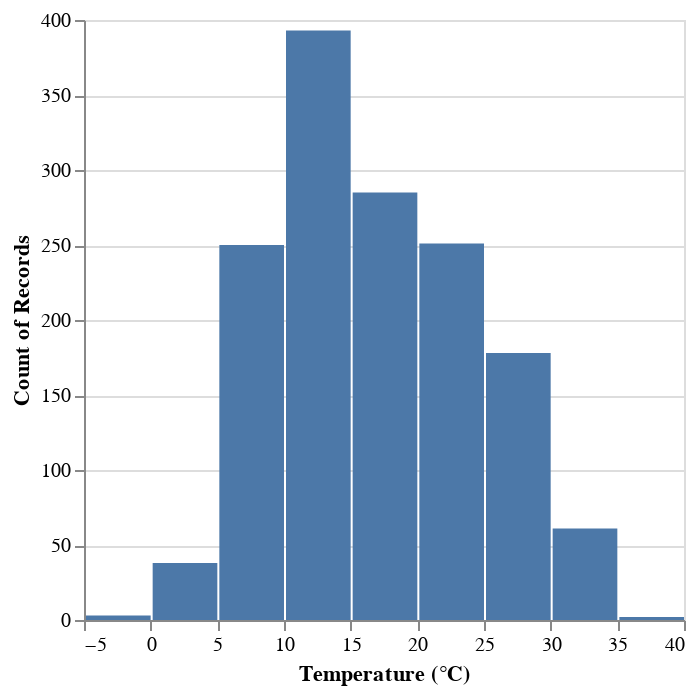

Notebook code for this chart:
### Code cell
alt.Chart(weather_pl).mark_bar().transform_filter(
    'datum.location == "Seattle"'
).encode(
    alt.X('temp_max:Q', bin=True, title='Temperature (°C)'),
    alt.Y('count():Q')
)

### Figure 1 — Vega-Lite specification as saved in the notebook (floating-point values rounded to 4 significant figures; data arrays with more than 128 entries replaced by an {"elided": "..."} marker saying what was removed)
{"config": {"view": {"continuousWidth": 300, "continuousHeight": 300}}, "data": {"name": "data-9ec872ab70bedb632340c46eb2bd33b5"}, "mark": {"type": "bar"}, "encoding": {"x": {"bin": true, "field": "temp_max", "title": "Temperature (°C)", "type": "quantitative"}, "y": {"aggregate": "count", "type": "quantitative"}}, "transform": [{"filter": "datum.location == \"Seattle\""}], "$schema": "https://vega.github.io/schema/vega-lite/v5.20.1.json", "datasets": {"data-9ec872ab70bedb632340c46eb2bd33b5": {"elided": "2922 records"}}}
